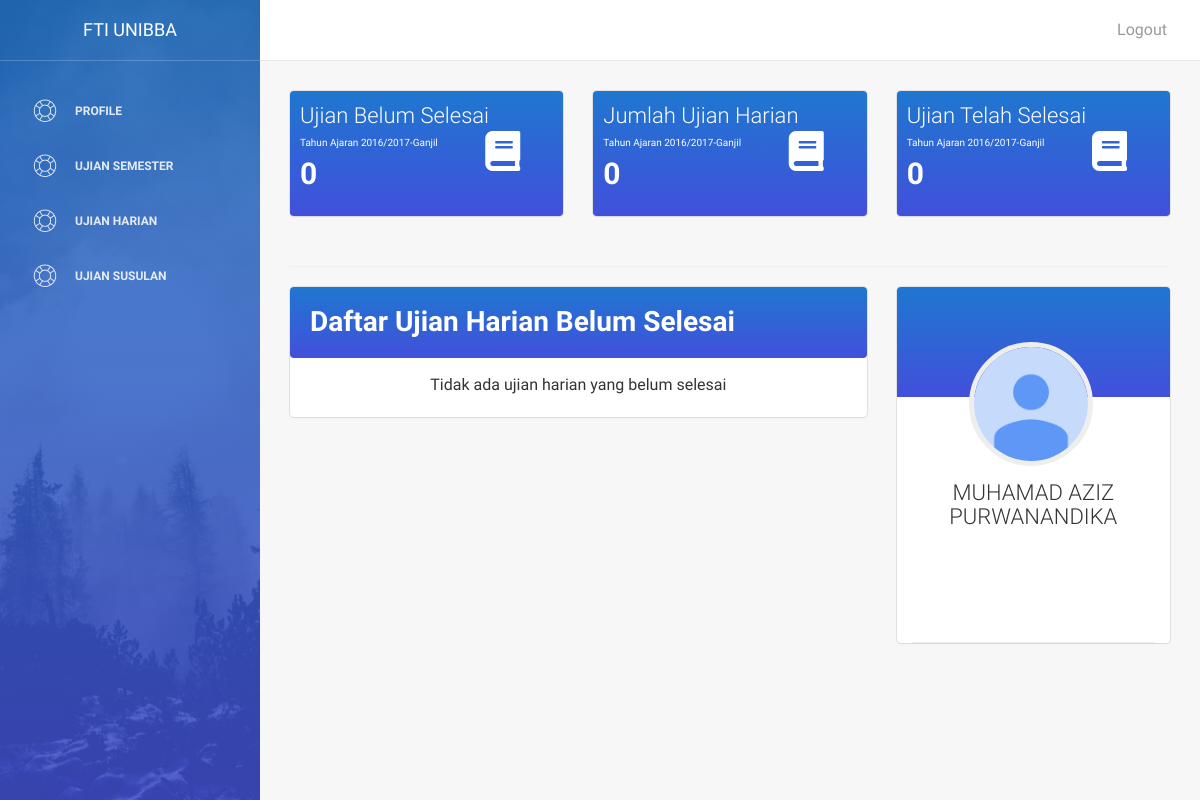
The app's page /APLIKASIUJIANv2/index.php?halaman=ujh (signed in) with its own data.
### tables this page shows
CREATE TABLE `tahunajaran` (
  `id` int(11) NOT NULL,
  `nama` varchar(200) NOT NULL,
  `tahunajaran` varchar(50) NOT NULL,
  `semester` varchar(16) NOT NULL,
  `status` varchar(50) NOT NULL
);

CREATE TABLE `mahasiswa` (
  `id` int(11) NOT NULL,
  `NIM` varchar(16) NOT NULL,
  `password` varchar(255) NOT NULL,
  `namamahasiswa` varchar(50) NOT NULL,
  `lembaga` varchar(50) NOT NULL,
  `programstudi` varchar(50) NOT NULL,
  `angkatan` varchar(16) NOT NULL,
  `email` varchar(50) NOT NULL,
  `nohp` varchar(13) NOT NULL,
  `alamat` text NOT NULL,
  `level` varchar(16) NOT NULL
);

### APLIKASIUJIANv2/fungsi/database.php (called while the page is built, shortened)
<?php
class database{
	private static $INSTANCE = null;
	private $mysqli,
			$HOST = 'localhost',
			$USER = 'root',
			$PASS = '',
			$DBNAME = 'ujianonline';
	public function __construct()
	{
		$this->mysqli = new mysqli( $this->HOST, $this->USER, $this->PASS, $this->DBNAME);
	}
	public static function getInstance(){
		if (!isset( self::$INSTANCE))
		{
			self::$INSTANCE = new database();
		}
		return self::$INSTANCE;
	}
	public function get_info($table, $kolom ='', $isi='', $kolom2='', $isi2='')
	{
		if ( !is_int($isi))
			$isi = "'". $isi ."'";
		if ($kolom2 != '') {
			$query="SELECT * FROM $table WHERE $kolom = $isi AND $kolom2 = $isi2";
			$result=$this->mysqli->query($query);
			while ($row =$result->fetch_assoc())
			{
				return $row;
			}
		}
		elseif ($kolom != '')
		{
			$query="SELECT * FROM $table WHERE $kolom = $isi";
			$result=$this->mysqli->query($query);
			while ($row =$result->fetch_assoc())
			{
				return $row;
			}
		}
	}
	public function ambil_data($table, $kolom ='', $isi='', $kolom2='', $isi2='')
	{
		if ( !is_int($isi))
			$isi = "'". $isi ."'";
		if ($kolom2 != '') {
			$query="SELECT * FROM $table WHERE $kolom = $isi AND $kolom2 = $isi2";
			$result=$this->mysqli->query($query);
			while ($row =$result->fetch_assoc())
			{
				$brow[] = $row;
			}
			if (!empty($brow)) {
				return $brow;
			}
		}
		elseif ($kolom != '')
		{
			$query="SELECT * FROM $table WHERE $kolom = $isi";
			$result=$this->mysqli->query($query);
		}
	}
}
 ?>

### APLIKASIUJIANv2/fungsi/user.php (called while the page is built, shortened)
<?php
	class user{
		private $koneksi;
		public function __construct()
		{
			$this->koneksi = database::getInstance();
		}
		public function get_datamahasiswa($NIM)
		{
			return $this->koneksi->get_info('mahasiswa','NIM', $NIM);
		}
		public function get_datajenisujianharianwheretaaktif($taaktif)
		{
			$data = $this->koneksi->ambil_data('ujianharian','tahunajaran',$taaktif);
		}
		public function getjmlujianharian($status='')
		{
			$data = $this->koneksi->ambil_data('ujianharian','status',$status);
		}
		public function get_taaktif($status)
		{
			$data = $this->koneksi->get_info('tahunajaran','status',$status);
			if (!empty($data)) {
				return $data;
			}
		}
	}
 ?>

### APLIKASIUJIANv2/core/init.php (called while the page is built, shortened)
<?php
	$user = new user();
 ?>

### APLIKASIUJIANv2/mahasiswa/ujianharian.php (the view, shortened to what this page needs)
<?php
    $getjenisujianharian = $user->get_datajenisujianharianwheretaaktif($taaktif['nama']);
    $data = $user->get_datamahasiswa(session::get('username'));
?>
<div class="content">
  <div class="container-fluid">
    <div class="row">
        <a href="#">
            <div class="col-md-4">
                <div class="card colorblue">
                    <div class="header" style="padding: 10px; color: white">
                        <h4 class="title" style="color: white">Ujian Belum Selesai</h4>
                            <span style="font-size: 10px">Tahun Ajaran <?php echo $taaktif['nama'] ?></span><span class="btn-primary"><i class="fa fa-book pull-right" style="font-size: 40px; margin-right: 50px; color: white"></i></span>
                            <?php
                                $jnsuh = $user->getjmlujianharian();
                                $cjnsuh = count($jnsuh);
                             ?>
                            <p style="font-size:30px"><b><?php echo $cjnsuh; ?></b></p>
                    </div>
                </div>
            </div>
        </a>
        <a href="#">
            <div class="col-md-4">
                <div class="card colorblue">
                    <div class="header" style="padding: 10px; color: white">
                        <h4 class="title" style="color: white">Jumlah Ujian Harian</h4>
                            <span style="font-size: 10px">Tahun Ajaran <?php echo $taaktif['nama'] ?></span><span class="btn-primary"><i class="fa fa-book pull-right" style="font-size: 40px; margin-right: 50px; color: white"></i></span>
                            <?php
                                $cuh = count($getjenisujianharian);
                             ?>
                            <p style="font-size:30px"><b><?php echo $cuh; ?></b></p>
                    </div>
                </div>
            </div>
        </a>
        <a href="#">
            <div class="col-md-4">
                <div class="card colorblue">
                    <div class="header" style="padding: 10px; color: white">
                        <h4 class="title" style="color: white">Ujian Telah Selesai</h4>
                            <span style="font-size: 10px">Tahun Ajaran <?php echo $taaktif['nama'] ?></span><span class="btn-primary"><i class="fa fa-book pull-right" style="font-size: 40px; margin-right: 50px; color: white"></i></span>
                            <?php
                                $jnsuhd = $user->getjmlujianharian('selesai');
                                $cjnsuhd = count($jnsuhd);
                             ?>
                            <p style="font-size:30px"><b><?php echo $cjnsuhd; ?></b></p>
                    </div>
                </div>
            </div>
        </a>
    </div>
    <hr>
    <div class="row">
      <div class="col-md-8">
        <div class="card">
            <div class="header colorblue" style="padding: 20px">
                <h3 class="title" style="color: white"><b>
                  <?php echo "Daftar Ujian Harian Belum Selesai" ?>
              </b></h3>
            </div>
          <div class="content">
                <?php if ($cjnsuh === 0): ?>
                    <p class="text-center">Tidak ada ujian harian yang belum selesai</p>
                <?php else: ?>
                <?php endif ?>
            </div>
        </div>
    </div>
    <div class="col-md-4">
        <div class="card card-user">
            <div class="content">
                <div class="author">
                 <a href="#">
                    <img class="avatar border-gray" src="assets/img/avatar.png" alt="..."/>
                    <h4 class="title"><?php echo $data['namamahasiswa']; ?><br />
                 </h4>
             </a>
         </div>
     </div>
     <hr>
</div>
</div>
</div>
</div>
</div>

### APLIKASIUJIANv2/assets/css/style.css (style rules this page uses)
.colorblue { border-radius: 4px; background: #1F77D0; background: -moz-linear-gradient(top, #1F77D0 0%, #533ce1 100%); background: -webkit-gradient(linear, left top, left bottom, color-stop(0%, #1F77D0), color-stop(100%, #533ce1)); background: -webkit-linear-gradient(top, #1F77D0 0%, #533ce1 100%); background: -o-linear-gradient(top, #1F77D0 0%, #533ce1 100%); background: -ms-linear-gradient(top, #1F77D0 0%, #533ce1 100%); background: linear-gradient(to bottom, #1F77D0 0%, #533ce1 100%); background-size: 150% 150%; }

### records on screen
tahunajaran: nama "2016/2017-Ganjil"
mahasiswa: namamahasiswa "MUHAMAD AZIZ PURWANANDIKA"

### other values on screen
$title "PROFILE UJIAN SEMESTER UJIAN HARIAN UJIAN SUSULAN"
$cjnsuh "0"
$cuh "0"
$cjnsuhd "0"
